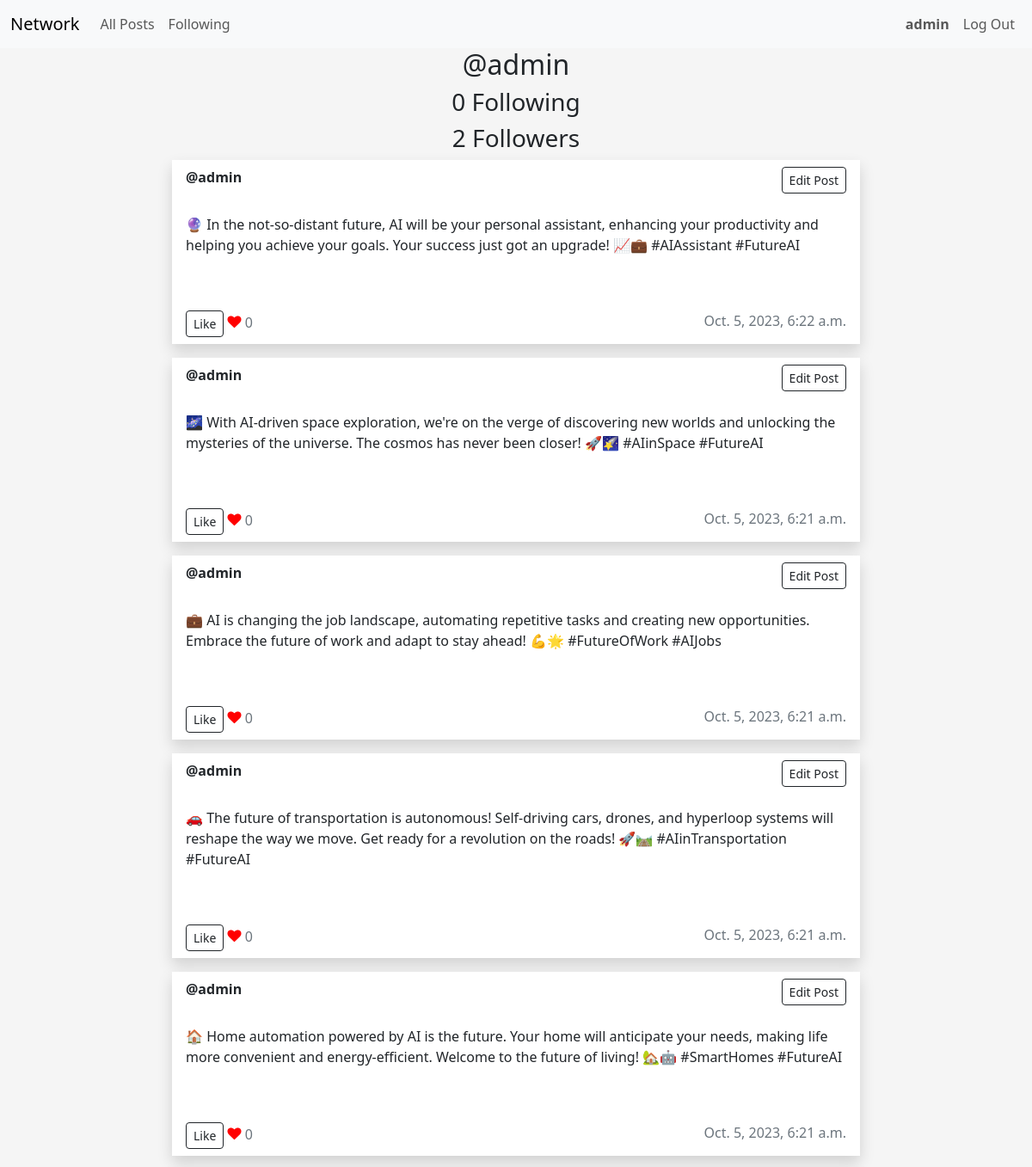
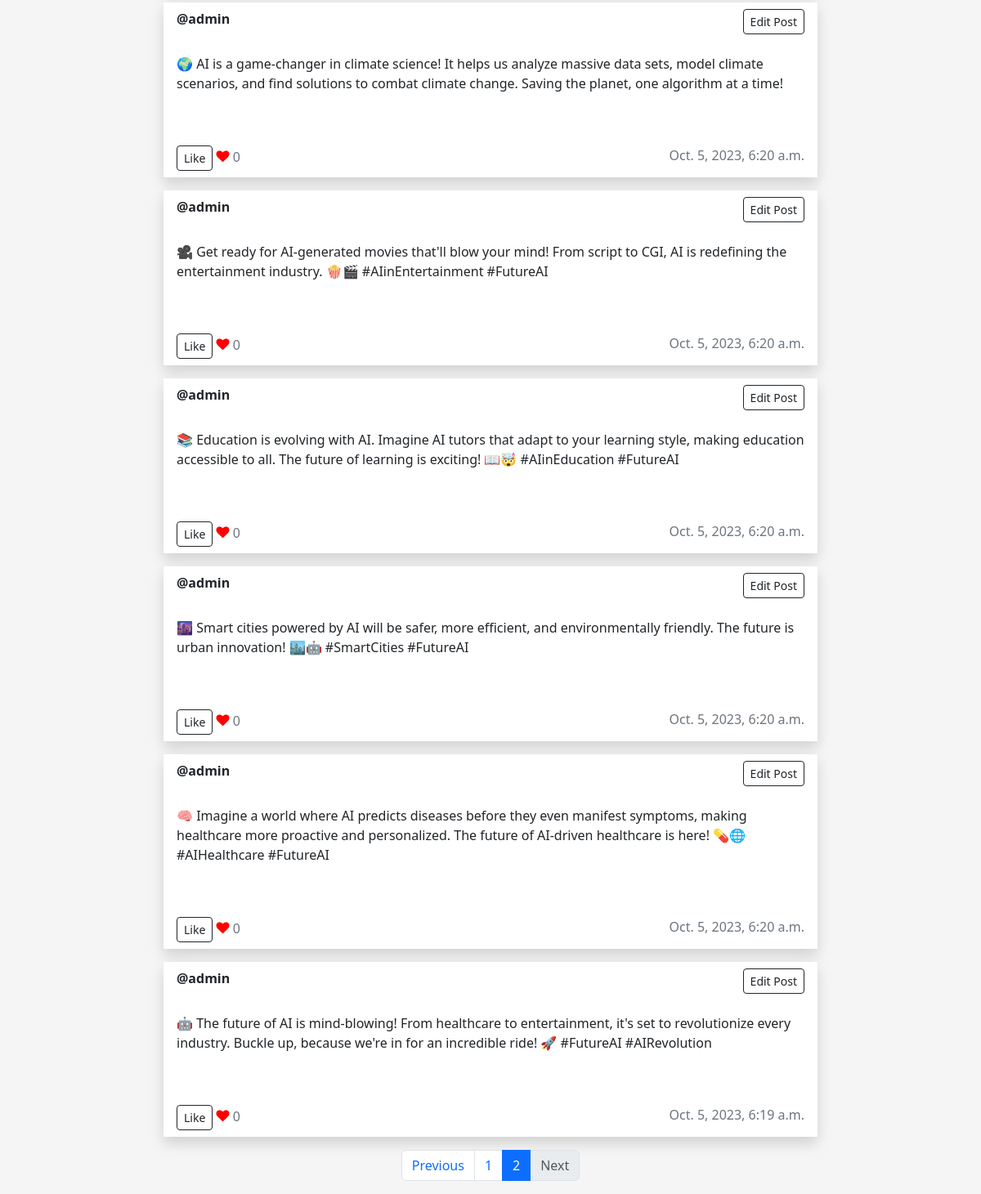
The app's page /profile/2?page=2 (signed in) with its own data (2 pictures, top to bottom).
### network/models.py (models this page shows, shortened)
class User(AbstractUser):
    pass

class Post(models.Model):
    user = models.ForeignKey(User, on_delete=models.CASCADE)
    content = models.TextField()
    timestamp = models.DateTimeField(auto_now_add=True)
    likes = models.ManyToManyField(User, related_name='liked_posts')

### network/views.py (the view, shortened to what this page needs)
# urls.py: path("profile/<int:user_id>",views.profile, name="profile"),
@login_required(login_url="/login")
def profile(request, user_id):
    user = get_object_or_404(User, id=user_id)  # Get the User object with the specified user_id
    if request.method == "GET":
        posts = Post.objects.filter(user=user)  # Filter posts for the specific user
        is_following = Following.objects.filter(user=request.user, user_followed=user_id).exists()
        paginator = Paginator(posts, POST_NUMBER_PER_PAGE)  # Show2  contacts per page.
        page_number = request.GET.get("page")
        page_obj = paginator.get_page(page_number)
        return render(request, "network/profile.html",{
            "posts" : posts,
            "user": user,
            "is_following": is_following,
            "page_obj": page_obj
        })

### network/templates/network/profile.html (shortened to what this page needs)
{% extends "network/layout.html" %}
{% block body %}
<div class="container">
    <h2>@{{ user }}</h2>
    <h3>{{ user.following.count }} Following</h3>
    <h3>{{ user.followers.count }} Followers</h3>
</div>
   {% for post in posts reversed %}
   <div id="posts">
    <div class="row mb-3">
       <div class="post" data-post-id="{{ post.id }}">
          <div class="card rounded-0 border-0 shadow mx-auto" style="max-width: 50rem;">
             <div class="card-header bg-transparent border-0 d-flex justify-content-between">
                <strong>@{{ post.user }}</strong>
                {% if user == request.user %}
                <button type="button" class="btn btn-sm btn-outline-dark edit-button">Edit Post</button>
                {% endif %}
             </div>
             <div class="card-body text-dark">
                <p id="post-content" class="post-content">{{ post.content }}</p>
                <br>
             </div>
             <div class="card-footer bg-transparent text-secondary border-0 d-flex justify-content-between">
                <div>
                    <button type="button" id="likeButton_{{ post.id }}" data-post-id="{{ post.id }}" class="btn btn-outline-dark btn btn-sm like-button">
                        {% if user in post.likes.all %}
                        Unlike
                        {% else %}
                        Like
                        {% endif %}
                    </button>
                    <i class="fa fa-heart" style="color: red;"></i>
                    <span id="likeCount_{{ post.id }}" class="like-count">{{ post.likes.count }}</span>
                </div>
                <div>
                    <span> {{ post.timestamp }}</span>
                </div>
             </div>
          </div>
       </div>
    </div>
 </div>
    {% endfor %}
    <nav aria-label="Page navigation example">
        <ul class="pagination justify-content-center">
           {% if page_obj.has_previous %}
           <li class="page-item">
              <a class="page-link" href="?page={{ page_obj.previous_page_number }}">Previous</a>
           </li>
           {% else %}
           <li class="page-item disabled">
              <span class="page-link">Previous</span>
           </li>
           {% endif %}
           {% for i in page_obj.paginator.page_range %}
           <li class="page-item {% if i == page_obj.number %}active{% endif %}">
              <a class="page-link" href="?page={{ i }}">{{ i }}</a>
           </li>
           {% endfor %}
           {% if page_obj.has_next %}
           <li class="page-item">
              <a class="page-link" href="?page={{ page_obj.next_page_number }}">Next</a>
           </li>
           {% else %}
           <li class="page-item disabled">
              <span class="page-link">Next</span>
           </li>
           {% endif %}
        </ul>
     </nav>
{% endblock %}

### network/templates/network/layout.html (shortened to what this page needs)
{% load static %}
<!DOCTYPE html>
<html lang="en">
    <head>
        <link href="https://cdn.jsdelivr.net/npm/bootstrap@5.3.2/dist/css/bootstrap.min.css" rel="stylesheet">
        <link rel="stylesheet" href="https://cdnjs.cloudflare.com/ajax/libs/font-awesome/4.7.0/css/font-awesome.min.css">
        <link href="{% static 'network/styles.css' %}" rel="stylesheet">
    </head>
    <body>
        <nav class="navbar navbar-expand-lg bg-body-tertiary">
            <div class="container-fluid">
              <a class="navbar-brand" href="{% url 'index' %}">Network</a>
              <div class="collapse navbar-collapse" id="navbarTogglerDemo02">
                <ul class="navbar-nav me-auto mb-2 mb-lg-0">
                  <li class="nav-item">
                    <a class="nav-link" href="{% url 'index' %}">All Posts</a>
                  </li>
                  {% if user.is_authenticated %}
                  <li class="nav-item">
                    <a class="nav-link" href="{% url 'following' %}">Following</a>
                  </li>
                  {% endif %}
                </ul>
                <ul class="navbar-nav ms-auto">
                    {% if user.is_authenticated %}
                    <li class="nav-item">
                        <a class="nav-link" href="{% url 'profile' request.user.id %}"><strong>{{ request.user.username }}</strong></a>
                    </li>
                      <li class="nav-item">
                        <a class="nav-link" href="{% url 'logout' %}">Log Out</a>
                      </li>
                    {% endif %}
                </ul>
              </div>
            </div>
          </nav>
        <div class="body">
            {% block body %}
            {% endblock %}
        </div>
    </body>
</html>

### network/static/network/styles.css (style rules this page uses)
.container { display: block; justify-content: center; text-align: center; }
h2 { text-align: center; }
body { background-color: #f5f5f5; }
.card-header { display: block; justify-content: space-between; }

### records on screen
User: user.username "admin", username "admin", following.count "0", followers.count "2"
Post: user "admin", content "🔮 In the not-so-distant future, AI will be your personal assistant, enhancing your productivity and helping you achieve your goals. Your success just got an upgrade! 📈💼 #AIAssistant #FutureAI", shows "Like", likes.count "0", timestamp "Oct. 5, 2023, 6:22 a.m."
Post: user "admin", content "🌌 With AI-driven space exploration, we're on the verge of discovering new worlds and unlocking the mysteries of the universe. The cosmos has never been closer! 🚀🌠 #AIinSpace #FutureAI", shows "Like", likes.count "0", timestamp "Oct. 5, 2023, 6:21 a.m."
Post: user "admin", content "💼 AI is changing the job landscape, automating repetitive tasks and creating new opportunities. Embrace the future of work and adapt to stay ahead! 💪🌟 #FutureOfWork #AIJobs", shows "Like", likes.count "0", timestamp "Oct. 5, 2023, 6:21 a.m."
Post: user "admin", content "🚗 The future of transportation is autonomous! Self-driving cars, drones, and hyperloop systems will reshape the way we move. Get ready for a revolution on the roads! 🚀🛤️ #AIinTransportation #FutureAI", shows "Like", likes.count "0", timestamp "Oct. 5, 2023, 6:21 a.m."
Post: user "admin", content "🏠 Home automation powered by AI is the future. Your home will anticipate your needs, making life more convenient and energy-efficient. Welcome to the future of living! 🏡🤖 #SmartHomes #FutureAI", shows "Like", likes.count "0", timestamp "Oct. 5, 2023, 6:21 a.m."
Post: user "admin", content "🌍 AI is a game-changer in climate science! It helps us analyze massive data sets, model climate scenarios, and find solutions to combat climate change. Saving the planet, one algorithm at a time!", shows "Like", likes.count "0", timestamp "Oct. 5, 2023, 6:20 a.m."
Post: user "admin", content "🎥 Get ready for AI-generated movies that'll blow your mind! From script to CGI, AI is redefining the entertainment industry. 🍿🎬 #AIinEntertainment #FutureAI", shows "Like", likes.count "0", timestamp "Oct. 5, 2023, 6:20 a.m."
Post: user "admin", content "📚 Education is evolving with AI. Imagine AI tutors that adapt to your learning style, making education accessible to all. The future of learning is exciting! 📖🤯 #AIinEducation #FutureAI", shows "Like", likes.count "0", timestamp "Oct. 5, 2023, 6:20 a.m."
Post: user "admin", content "🌆 Smart cities powered by AI will be safer, more efficient, and environmentally friendly. The future is urban innovation! 🏙️🤖 #SmartCities #FutureAI", shows "Like", likes.count "0", timestamp "Oct. 5, 2023, 6:20 a.m."
Post: user "admin", content "🧠 Imagine a world where AI predicts diseases before they even manifest symptoms, making healthcare more proactive and personalized. The future of AI-driven healthcare is here! 💊🌐 #AIHealthcare #FutureAI", shows "Like", likes.count "0", timestamp "Oct. 5, 2023, 6:20 a.m."
Post: user "admin", content "🤖 The future of AI is mind-blowing! From healthcare to entertainment, it's set to revolutionize every industry. Buckle up, because we're in for an incredible ride! 🚀 #FutureAI #AIRevolution", shows "Like", likes.count "0", timestamp "Oct. 5, 2023, 6:19 a.m."

### other values on screen
{{ i }} "1" "2"
